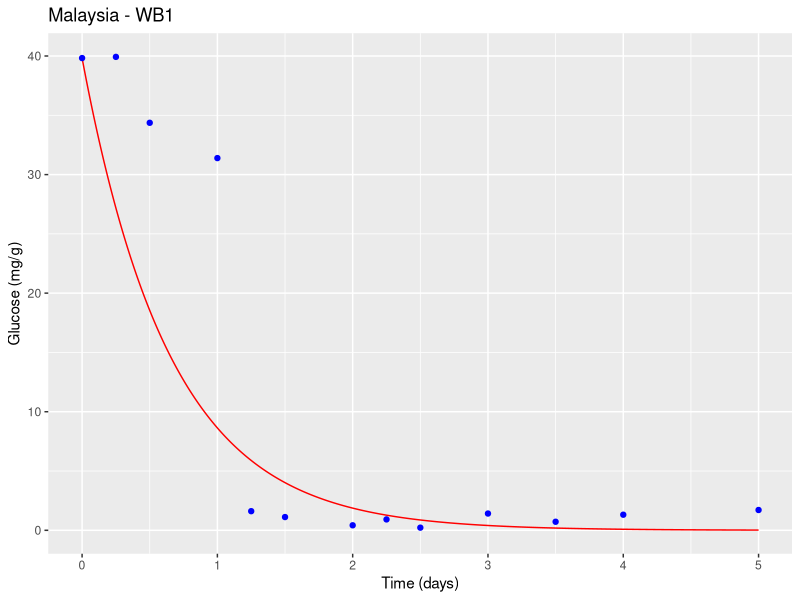
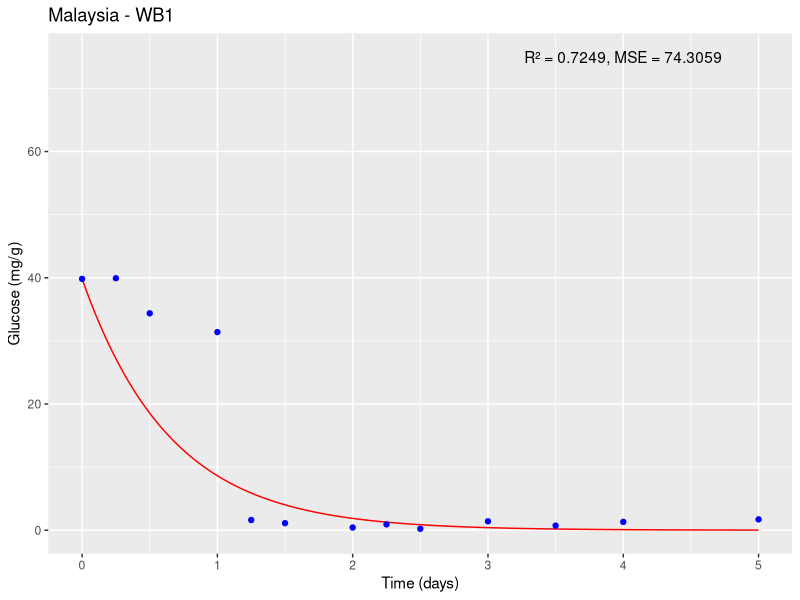
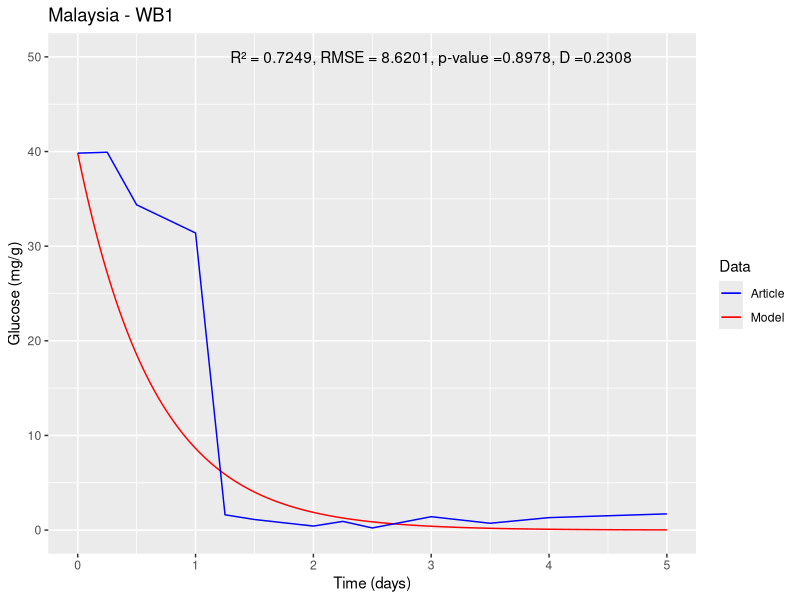

Write the R code that produced these figures, in order.
#Packages#
install.packages("deSolve")
install.packages("ggplot2")
#Libraries#
library(deSolve)
library(ggplot2)

state1<-c(y=39.826) #Initial state #
times1<-seq(0,5,1/10000) #5 days with 10000 intervals per day#
parameters1<-c(Y1=147.56,Y2=66.563) #Parameter values#
#Papalexandratou et al., 2013 Malaysia <- Malaysia - WB1#
#doi:10.1016/j.fm.2013.02.015#
#Malaysia - WB1#

#(i). DATA TO FEED THE GLUCOSE MODEL#

#nu1#
U<- 0.4839
G<- 39.826
K<-0.5915
L<-0.0029113
U1 <- (U*G/G+K*L)*L
U1
#nu2#
U2<- 0.4593
G2<- 39.826
K2<-0.4948
BAL2<-0.0006775

U2 <- (U2*G2/G2+K2*BAL2)*BAL2
U2

#Differential equation#
ODE1<-function(times,state,parameters){ 
  y<-state[1] #inital state
  Y1<-parameters[1] #parameter 1
  Y2<-parameters[2] #parameter 2
  dy<--(Y1*U1/0.15)*y-(Y2*U2/0.15)*y #equation 
  res<-dy
  list(res)
}


#number solution#
solution1<-lsoda(state1, times1, ODE1, parameters1)

#(ii). EXPERIMENTAL DATA OF ARTICLE#

ts = c(0,6/24,12/24,24/24,30/24,36/24,48/24,54/24,60/24,72/24,84/24,96/24,120/24)
glu<-c(39.826,39.926,34.367,31.39,1.613,1.117,0.422,0.918,0.223,1.414,0.72,1.315,1.712)

#Graph#

df <- data.frame(time = solution1[,1], glucose = solution1[,2])
d<-ggplot() +
  geom_line(data = df, aes(x = time, y = glucose), color = "red") +
  geom_point(data = data.frame(time = ts, glucose = glu), aes(x = time, y = glucose), color = "blue") +
  xlab("Time (days)") + ylab("Glucose (mg/g)") +
  ggtitle("Malaysia - WB1")
plot(d)


#Statistical validation#

#To statistically validate the mathematical model, various analysis tools can be used,
#but one of the most common is to compare the model results with experimental data and evaluate the quality of the fit.
#In this case, one can use the coefficient of determination (R²), the mean squared error (MSE), and the root mean square error (RMSE) as fitting measures#

#To calculate R², MSE, and RMSE, one can compare the values predicted by the model with
#the experimental data. First, extract the values predicted by the model at the same points 
#where the experimental measurements were taken, 
#using the approx() function in R:

pred <- approx(solution1[,1], solution1[,2], ts)$y

#Then, R², MSE, and RMSE can be calculated using the following formulas:
SSE <- sum((glu - pred)^2)
SST <- sum((glu - mean(glu))^2)
R2 <- 1 - SSE/SST
MSE <- SSE/length(glu)
RMSE <- sqrt(MSE)

#Where SSE is the sum of squared errors,
#SST is the total sum of squares,
#R² is the coefficient of determination, MSE is the mean squared error and RMSE is the root mean square error.

cat("R² = ", round(R2, 4), "\n")
cat("MSE = ", round(MSE, 4), "\n")
cat("RMSE = ", round(RMSE, 4), "\n")

#R² measures the proportion of total variation in the experimental data
#that is explained by the model. A value of R² close to 1 indicates a good fit of the model to the experimental data

#MSE measures the average of squared errors between experimental values
#and the values predicted by the model. A low MSE value indicates good predictive capability of the model.

#The root mean square error (RMSE) was determined, which quantifies the magnitude of deviation of simulated values from observed values.

d <- ggplot() +
  geom_line(data = df, aes(x = time, y = glucose), color = "red") +
  geom_point(data = data.frame(time = ts, glucose = glu), aes(x = time, y = glucose), color = "blue") +
  xlab("Time (days)") + ylab("Glucose (mg/g)") +
  ggtitle("Malaysia - WB1") +
  annotate("text", x = 4, y = 75, label = paste0("R² = ", round(R2, 4), ", MSE = ", round(MSE, 4)))

plot(d)

#Two-sample Kolmogorov–Smirnov test - KS#
#Ho: The simulation results follow the same distribution of experimental data#
#Ha: The simulation results do not follow the same distribution of experimental data#
#Hypothesis test with an alpha of 0.05#
#to determine if there is a significant difference between the data and the exponential distribution#
#Hypothesis test
alpha <- 0.05

# Perform Kolmogorov-Smirnov test
ks_test <- ks.test(glu, pred)
ks_test

# Results Kolmogorov-Smirnov test
cat("Kolmogorov-Smirnov test:", "\n")
cat("Test statistic:", round(ks_test$statistic, 4), "\n")
cat("p-value:", round(ks_test$p.value, 4), "\n")

if (ks_test$p.value < alpha) {
  cat("The simulation results do not follow the same distribution of experimental data.\n")
} else {
  cat("The simulation results follow the same distribution of experimental data.\n")
}


#Final plot#
p_value <- round(ks_test$p.value, 4)
D <- round(ks_test$statistic, 4)

# First, define the colors we want to use for each element:
colors <- c(Model = "red", Article = "blue")

# Then the script is modified to assign a name to each geom and set the color scale manually
d <- ggplot() +
  geom_line(data = df, aes(x = time, y = glucose, color = "Model"), show.legend = TRUE) +
  geom_line(data = data.frame(time = ts, glucose = glu), aes(x = time, y = glucose, color = "Article"), show.legend = TRUE) +
  xlab("Time (days)") + ylab("Glucose (mg/g)") +
  ggtitle("Malaysia - WB1") +
  annotate("text", x = 3, y = 50, label = paste0("R² = ", round(R2, 4), ", RMSE = ", round(RMSE, 4), ", p-value =", round(p_value, 4), ", D =", round(D, 4))) +
  labs(color = "Data") +  # Change the title of the legend
  scale_color_manual(values = colors) +
  scale_x_continuous(limits = c(0, 5), breaks = seq(0, 5, 1)) +  # x-axis boundaries and intervals between marks
  scale_y_continuous(limits = c(0, 50), breaks = seq(0, 50, 10))   # y-axis boundaries and intervals between marks

#PLOT#
print(d)
